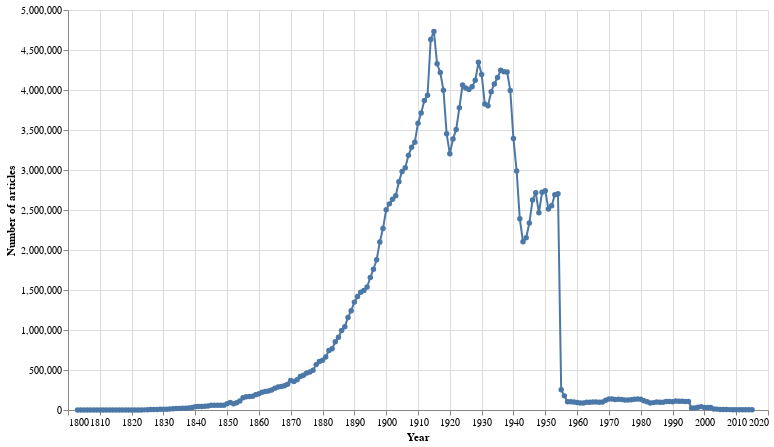

The code cell stored with this chart in its notebook:
### Markdown cell above
Now let's create the chart.

### Code cell
# Convert the results to a dataframe
df_total = pd.DataFrame(all_facet_data)

# Make a chart 
alt.Chart(df_total).mark_line(point=True).encode(
        # Display the years along the X axis
        x=alt.X('year:Q', axis=alt.Axis(format='c', title='Year')),
        
        # Display the number of results on the Y axis (formatted using thousands separator)
        y=alt.Y('total_results:Q', axis=alt.Axis(format=',d', title='Number of articles')),
        
        # Create a tooltip when you hover over a point to show the data for that year
        tooltip=[alt.Tooltip('year:Q', title='Year'), alt.Tooltip('total_results:Q', title='Articles', format=',')]
    ).properties(width=700, height=400)

### Figure 1 — Vega-Lite specification as saved in the notebook (floating-point values rounded to 4 significant figures; data arrays with more than 128 entries replaced by an {"elided": "..."} marker saying what was removed)
{"config": {"view": {"continuousWidth": 400, "continuousHeight": 300}}, "data": {"name": "data-cc41d05041d2f5fb008e36772ca78f4c"}, "mark": {"type": "line", "point": true}, "encoding": {"tooltip": [{"type": "quantitative", "field": "year", "title": "Year"}, {"type": "quantitative", "field": "total_results", "format": ",", "title": "Articles"}], "x": {"type": "quantitative", "axis": {"format": "c", "title": "Year"}, "field": "year"}, "y": {"type": "quantitative", "axis": {"format": ",d", "title": "Number of articles"}, "field": "total_results"}}, "height": 400, "width": 700, "$schema": "https://vega.github.io/schema/vega-lite/v4.8.1.json", "datasets": {"data-cc41d05041d2f5fb008e36772ca78f4c": {"elided": "213 records"}}}
